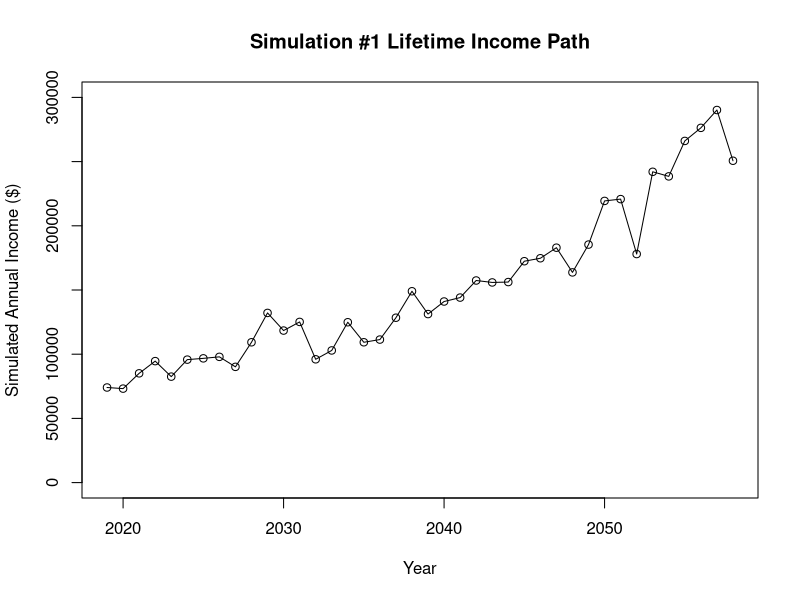
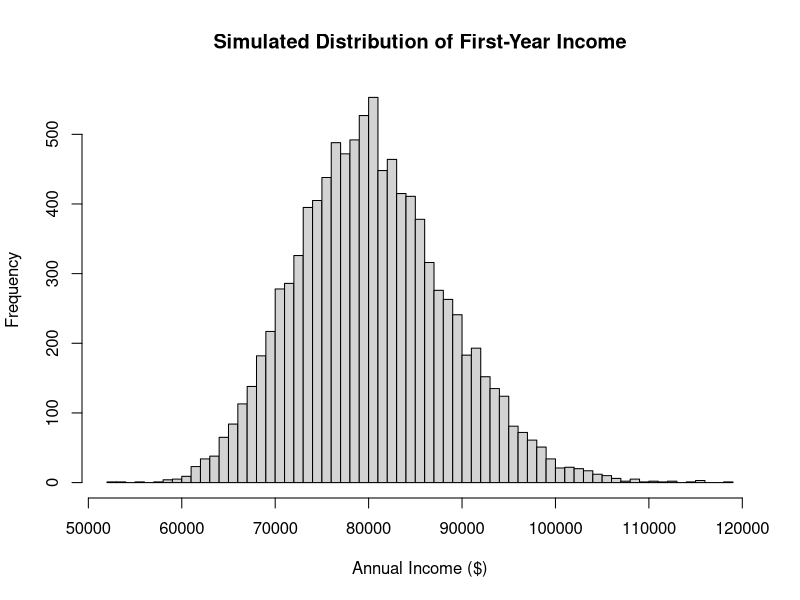
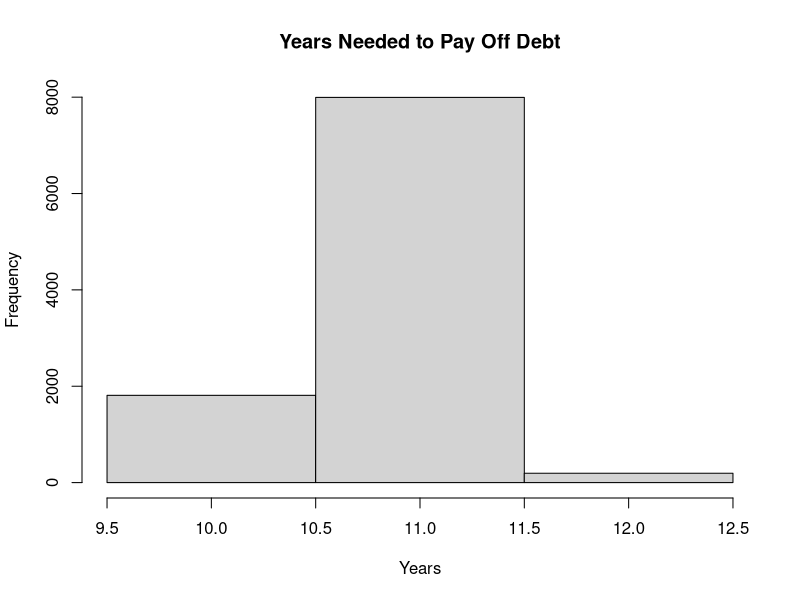
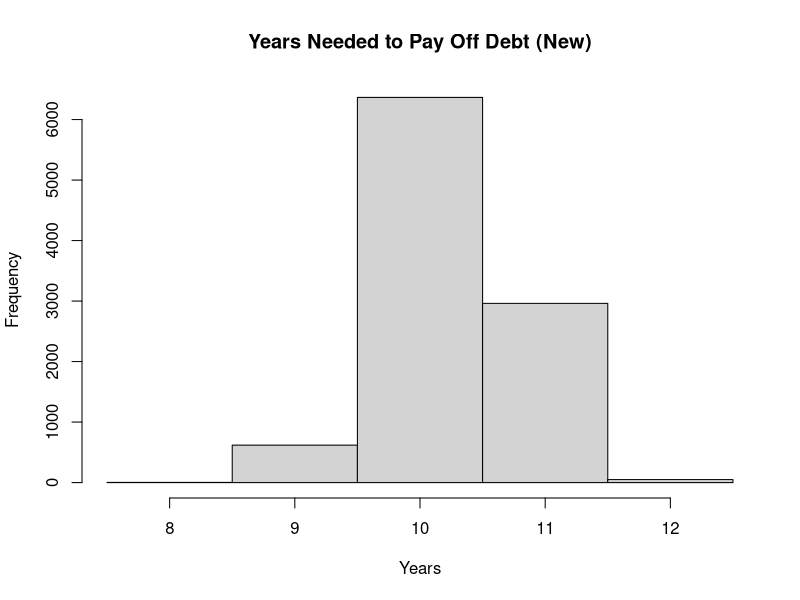

Write the R code that produced these figures, in order.
## ---- chunk 1
knitr::opts_chunk$set(echo = TRUE)
## ---- chunk 2

#setting parameters/constants
rho <- 0.2
g <- 0.03
inc_0 <- 80000
delta <- 0.1

#generating error terms
log_error_terms <- matrix(nrow = 40, ncol = 10000)
for (i in 1:10000){
  log_error_terms[,i] <- as.vector(rnorm(40, 0, delta))
}

#generating log(annual_income) simulation results
log_simulated_inc <- matrix(nrow=40, ncol=10000)
rownames(log_simulated_inc) <- c(2019:2058)

for (i in 1:10000){
  log_simulated_inc[1, i] <- log(inc_0) + log_error_terms[1,i]
  for (y in 2:40){
    log_simulated_inc[y, i] <- (1-rho)*(log(inc_0)+g*(y-1))+rho*log_simulated_inc[y-1,i]+ log_error_terms[y,i]
    }
}

#generating annual_income simulation results
simulated_inc <- matrix(nrow=40, ncol=10000)
rownames(simulated_inc) <- c(2019:2058)

for (i in 1:10000){
  simulated_inc[,i] <- exp(as.vector(log_simulated_inc[,i]))
}

#plot simulation #1 result
plot(c(2019:2058),as.vector(simulated_inc[,1]),
     main = "Simulation #1 Lifetime Income Path",
     xlab="Year", ylab="Simulated Annual Income ($)",
     xlim=c(2019,2058), ylim=c(0,300000))
lines(c(2019:2058),as.vector(simulated_inc[,1]))

## ---- chunk 3
#histogram
hist(simulated_inc[1,], breaks = 50,
     xlab = "Annual Income ($)",
     main = "Simulated Distribution of First-Year Income")

#calculate % of the class with first-year income > $100000
perc_greatthan100k <- mean(ifelse(as.vector(simulated_inc[1,]) > 100000, 1, 0))

#calculate % of the class with first-year income > $70000
perc_lowerthan70k <- mean(ifelse(as.vector(simulated_inc[1,]) < 70000, 1, 0))
## ---- chunk 4
#calculate years needed to pay off debt
loan_yrs <- vector()

for (i in 1:10000){
  for (y in 1:40){
    if (sum(simulated_inc[1:y,i])*0.1 > 95000){
      loan_yrs[i] <- y
      break
    }
  }
}

#plot histogram
hist(loan_yrs, breaks = seq(min(loan_yrs)-0.5,max(loan_yrs)+0.5,1.0) ,
     xlim = c(min(loan_yrs)-0.5,max(loan_yrs)+0.5),
     xlab = "Years", main="Years Needed to Pay Off Debt")

#calculate % of the class can play off loan in 10 years
perc_in10yrs <- mean(ifelse(loan_yrs <= 10, 1, 0))
## ---- chunk 5
#update parameters
inc_0_new <- 85000
delta_new <- 0.15

#update error terms
log_error_terms_new <- matrix(nrow = 40, ncol = 10000)
for (i in 1:10000){
  log_error_terms_new[,i] <- as.vector(rnorm(40, 0, delta_new))
}

#update log(annual_income) simulation results
log_simulated_inc_new <- matrix(nrow=40, ncol=10000)
rownames(log_simulated_inc) <- c(2019:2058)

for (i in 1:10000){
  log_simulated_inc_new[1, i] <- log(inc_0_new) + log_error_terms[1,i]
  for (y in 2:40){
    log_simulated_inc_new[y, i] <- (1-rho)*(log(inc_0_new)+g*(y-1))+rho*log_simulated_inc_new[y-1,i]+ log_error_terms_new[y,i]
  }
}

#update annual_income simulation results:
simulated_inc_new <- matrix(nrow=40, ncol=10000)
rownames(simulated_inc_new) <- c(2019:2058)

for (i in 1:10000){
  simulated_inc_new[,i] <- exp(as.vector(log_simulated_inc_new[,i]))
}

#repeat problem 3 based on new simulation results
loan_yrs_new <- vector()

for (i in 1:10000){
  for (y in 1:40){
    if (sum(simulated_inc_new[1:y,i])*0.1 > 95000){
      loan_yrs_new[i] <- y
      break
    }
  }
}

hist(loan_yrs_new, breaks = seq(min(loan_yrs_new)-0.5,max(loan_yrs_new)+0.5,1.0),
     xlim = c(min(loan_yrs_new)-0.5,max(loan_yrs_new)+0.5),
     xlab = "Years", main="Years Needed to Pay Off Debt (New)")

perc_in10yrs_new <- mean(ifelse(loan_yrs_new <= 10, 1, 0))
